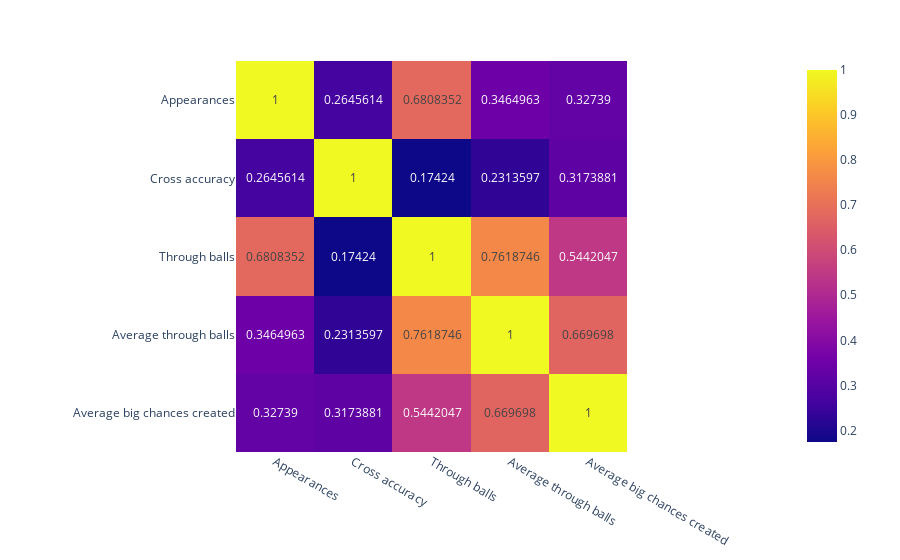

Notebook cell for this chart:
### Markdown cell above
**Câu hỏi 5:** Đối với vị trí tiền vệ, hầu hết chúng ta có thể nghĩ tới việc cầu thủ ra sân càng nhiều thì sẽ có nhiều kinh nghiệm và chất lượng chơi bóng của cầu thủ đó sẽ tốt hơn. Bằng việc so sánh độ tương quan giữa cột giá trị appearance với 2 cột giá trị crosses accuracy và through ball accuracy, ta sẽ xác minh được quan điểm trên. 

**Ý nghĩa**: Điều này sẽ có lợi với việc quyết định giữ lại các cầu thủ gạo cội hay ưu tiên bồi dưỡng các lứa cầu thủ trẻ hơn.

**Câu hỏi 6:** Đối với vị trí tiền vệ, có ý kiến cho rằng việc những đường chuyền vượt tuyến(through ball) của các tiền vệ là những tình huống tạo ra độ nguy hiểm cao đối với đối phương. Bằng việc so sánh độ tương quan giữa cột giá trị average through balls với cột giá trị average big chances created, ta sẽ biết liệu ý kiến trên là đúng hay sai. 

**Ý nghĩa:** Điều này sẽ giúp cho các đội bóng có cách đối phó với lối chơi của từng cầu thủ tiền vệ.

### Code cell
dfMidfielder_copy['Average through balls'] = (dfMidfielder_copy ['Through balls'] / dfMidfielder_copy ['Appearances'])
dfMidfielder_copy['Average big chances created'] = (dfMidfielder_copy ['Big chances created'] / dfMidfielder_copy ['Appearances'])

dfMidfielder_coor = dfMidfielder_copy[['Appearances', 'Cross accuracy', 'Through balls',
                                    'Average through balls', 'Average big chances created']].copy().corr() 


fig = px.imshow(np.array(dfMidfielder_coor), x = dfMidfielder_coor.columns, y = dfMidfielder_coor.index, text_auto=True)
fig.show()

### Figure 1 — Plotly figure (JSON) as saved in the notebook; plotly's stock layout.template omitted (floating-point values rounded to 4 significant figures)
{"data": [{"coloraxis": "coloraxis", "name": "0", "texttemplate": "%{z}", "x": ["Appearances", "Cross accuracy", "Through balls", "Average through balls", "Average big chances created"], "y": ["Appearances", "Cross accuracy", "Through balls", "Average through balls", "Average big chances created"], "z": [[1, 0.2646, 0.6808, 0.3465, 0.3274], [0.2646, 1, 0.1742, 0.2314, 0.3174], [0.6808, 0.1742, 1, 0.7619, 0.5442], [0.3465, 0.2314, 0.7619, 1, 0.6697], [0.3274, 0.3174, 0.5442, 0.6697, 1]], "type": "heatmap", "xaxis": "x", "yaxis": "y", "hovertemplate": "x: %{x}<br>y: %{y}<br>color: %{z}<extra></extra>"}], "layout": {"xaxis": {"anchor": "y", "domain": [0, 1], "scaleanchor": "y", "constrain": "domain"}, "yaxis": {"anchor": "x", "domain": [0, 1], "autorange": "reversed", "constrain": "domain"}, "coloraxis": {"colorscale": [[0, "#0d0887"], [0.1111, "#46039f"], [0.2222, "#7201a8"], [0.3333, "#9c179e"], [0.4444, "#bd3786"], [0.5556, "#d8576b"], [0.6667, "#ed7953"], [0.7778, "#fb9f3a"], [0.8889, "#fdca26"], [1, "#f0f921"]]}, "margin": {"t": 60}}}
